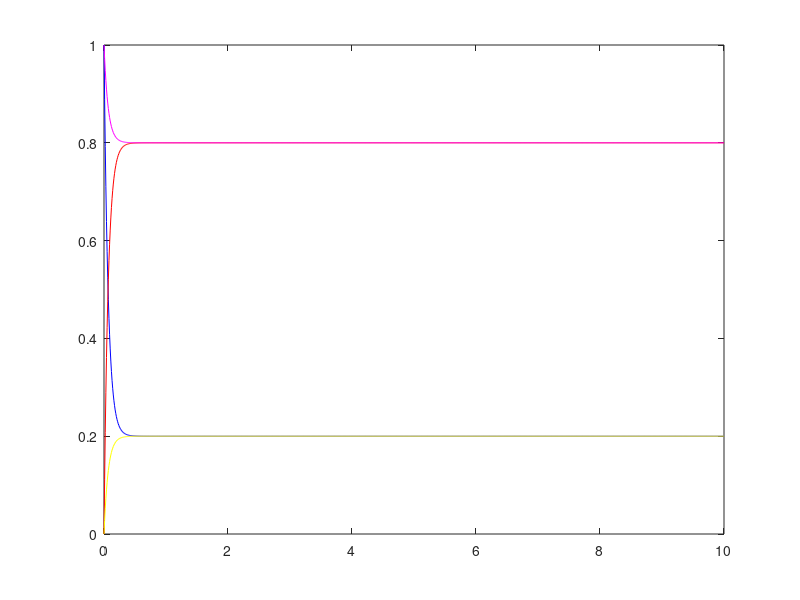
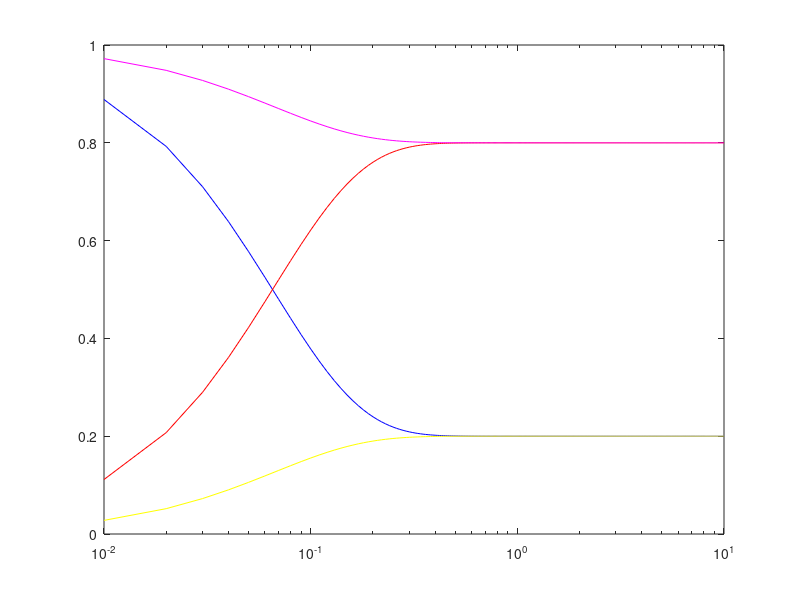

MATLAB code for these plots, in order:
Q = [-12 12; 3 -3];
index=1;
for t=0:0.01:10
  P = expm(Q*t);
  ROW1_1(index) = P(1,1);
  ROW1_2(index) = P(1,2);
  ROW2_1(index) = P(2,1);
  ROW2_2(index) = P(2,2);
  index = index +1;
endfor
t = 0:0.01:10;
figure(1);
plot(t,ROW1_1,'b',t,ROW1_2,'r',t,ROW2_1,'y',t,ROW2_2,'m');
figure(2);
semilogx(t,ROW1_1,'b',t,ROW1_2,'r',t,ROW2_1,'y',t,ROW2_2,'m');